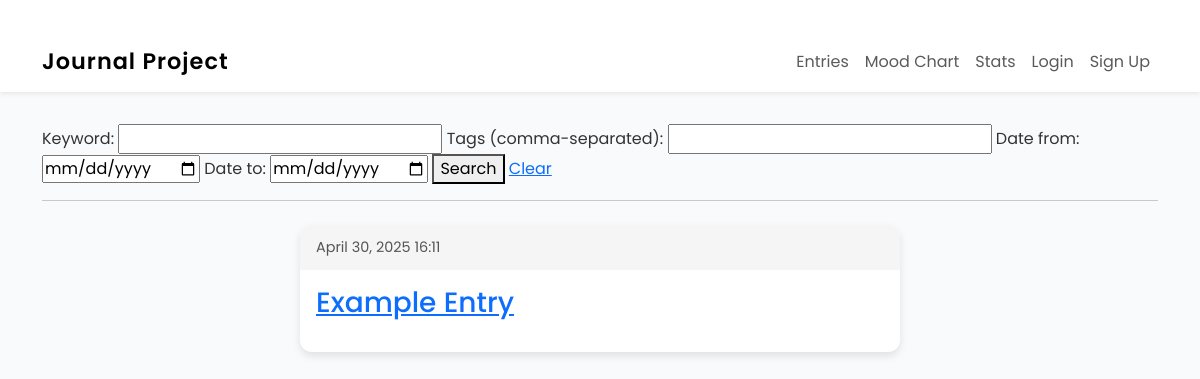
The page /accounts/ on the database as committed earlier.
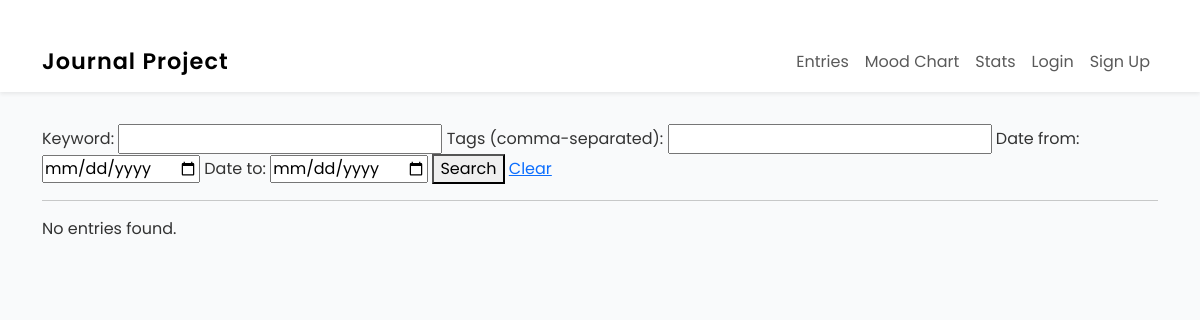
The same page on the database as committed later.
### entries/models.py (models this page shows, shortened)
class Entry(models.Model): # ← uses django to allow the creation of entries in our journal
    title = models.CharField(max_length=200) # ← for entry titles, dates of creation, formatting
    content = RichTextField()
    date_created = models.DateTimeField(default=timezone.now)
    sentiment_score = models.FloatField(null=True, blank=True)
    user = models.ForeignKey(User, on_delete=models.CASCADE)
    tags = TaggableManager(blank=True)   # ← allows comma-separated tags
    image = models.ImageField( # ← allows for images to be uploaded
        upload_to='entry_images/',
        blank=True,
        null=True
    )  # ← optional image upload
    link = models.URLField( # ← stores URLs
        blank=True
    )  # ← optional single link
    class Meta:
        verbose_name_plural = "Entries"

### entries/views.py (the view)
# urls.py: path("", views.EntryListView.as_view(), name="entry-list"),
class EntryListView(ListView):
    model = Entry
    template_name = 'entries/entry_list.html'
    paginate_by = 10
    def get_queryset(self):
        qs = super().get_queryset().order_by('-date_created')
        form = SearchForm(self.request.GET)
        if form.is_valid():
            data = form.cleaned_data
            if data['query']:
                qs = qs.filter(
                    Q(title__icontains=data['query']) |
                    Q(content__icontains=data['query'])
                )
            if data['tags']:
                tag_list = [t.strip() for t in data['tags'].split(',') if t.strip()]
                for tag in tag_list:
                    qs = qs.filter(tags__name__iexact=tag)
            if data['date_from']:
                qs = qs.filter(date_created__date__gte=data['date_from'])
            if data['date_to']:
                qs = qs.filter(date_created__date__lte=data['date_to'])
        return qs
    def get_context_data(self, **kwargs):
        ctx = super().get_context_data(**kwargs)
        ctx['search_form'] = SearchForm(self.request.GET)
        return ctx

### entries/forms.py
class SearchForm(forms.Form):
    query     = forms.CharField(required=False, label="Keyword")
    tags      = forms.CharField(required=False, label="Tags (comma-separated)")
    date_from = forms.DateField(required=False, widget=forms.DateInput(attrs={'type': 'date'}))
    date_to   = forms.DateField(required=False, widget=forms.DateInput(attrs={'type': 'date'}))

### entries/templates/entries/entry_list.html (shortened to what this page needs)
{% extends "entries/base.html" %}
{% block content %}
  <form method="get" class="search-form">
    {{ search_form.query.label_tag }} {{ search_form.query }}
    {{ search_form.tags.label_tag }}  {{ search_form.tags }}
    {{ search_form.date_from.label_tag }} {{ search_form.date_from }}
    {{ search_form.date_to.label_tag }}   {{ search_form.date_to }}
    <button type="submit">Search</button>
    <a href="{% url 'entry-list' %}">Clear</a>
  </form>
  <hr>
  {% for entry in entry_list %}
    <article class="journal-card">
      <header class="journal-card__header">
        <time>{{ entry.date_created|date:"F j, Y H:i" }}</time>
      </header>
      <div class="journal-card__body">
        <h3>
          <a href="{% url 'entry-detail' entry.id %}">{{ entry.title }}</a>
        </h3>
      </div>
    </article>
  {% empty %}
    <p>No entries found.</p>
  {% endfor %}
{% endblock content %}

Rows that differ between the two databases and show on the page:
removed Entry: date_created "April 30, 2025 16:11", title "Example Entry"
Other text that changed with them:
text now shown: "No entries found."
